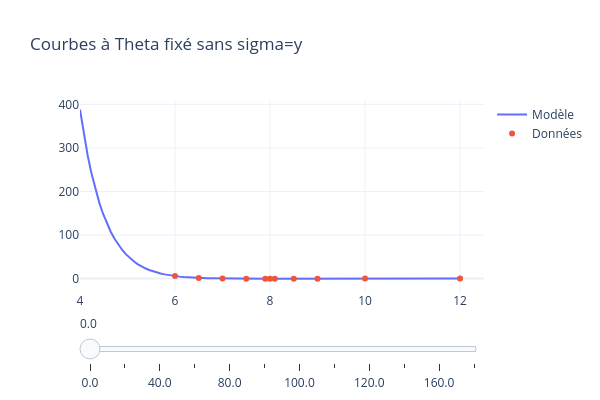
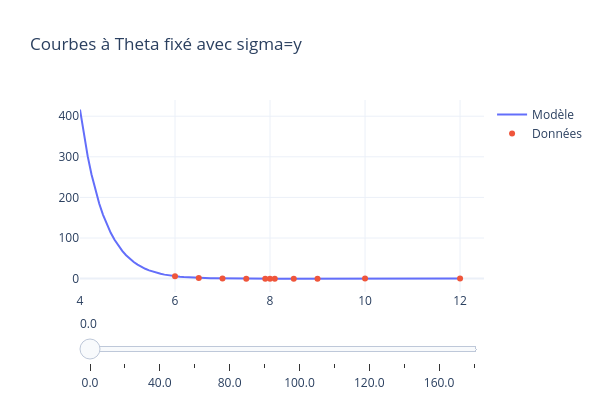

Notebook source saved alongside these figures, in order:
### Code cell
Theta_vals = np.array([0., 20., 40., 60., 80., 90., 100., 115., 120., 140., 160., 180.])
x_R = np.linspace(4, 12, 100)
plot_interactif(V_opt, params_opt_cf, Theta_vals, x_R, He,
                fixed_col="Theta", x_col="R", y_col="Energy_mEh",
                title="Courbes à Theta fixé sans sigma=y",fixed_first=False)
plot_interactif(V_opt, params_opt_cf_sigma, Theta_vals, x_R, He,
                fixed_col="Theta", x_col="R", y_col="Energy_mEh",
                title="Courbes à Theta fixé avec sigma=y",fixed_first=False)
